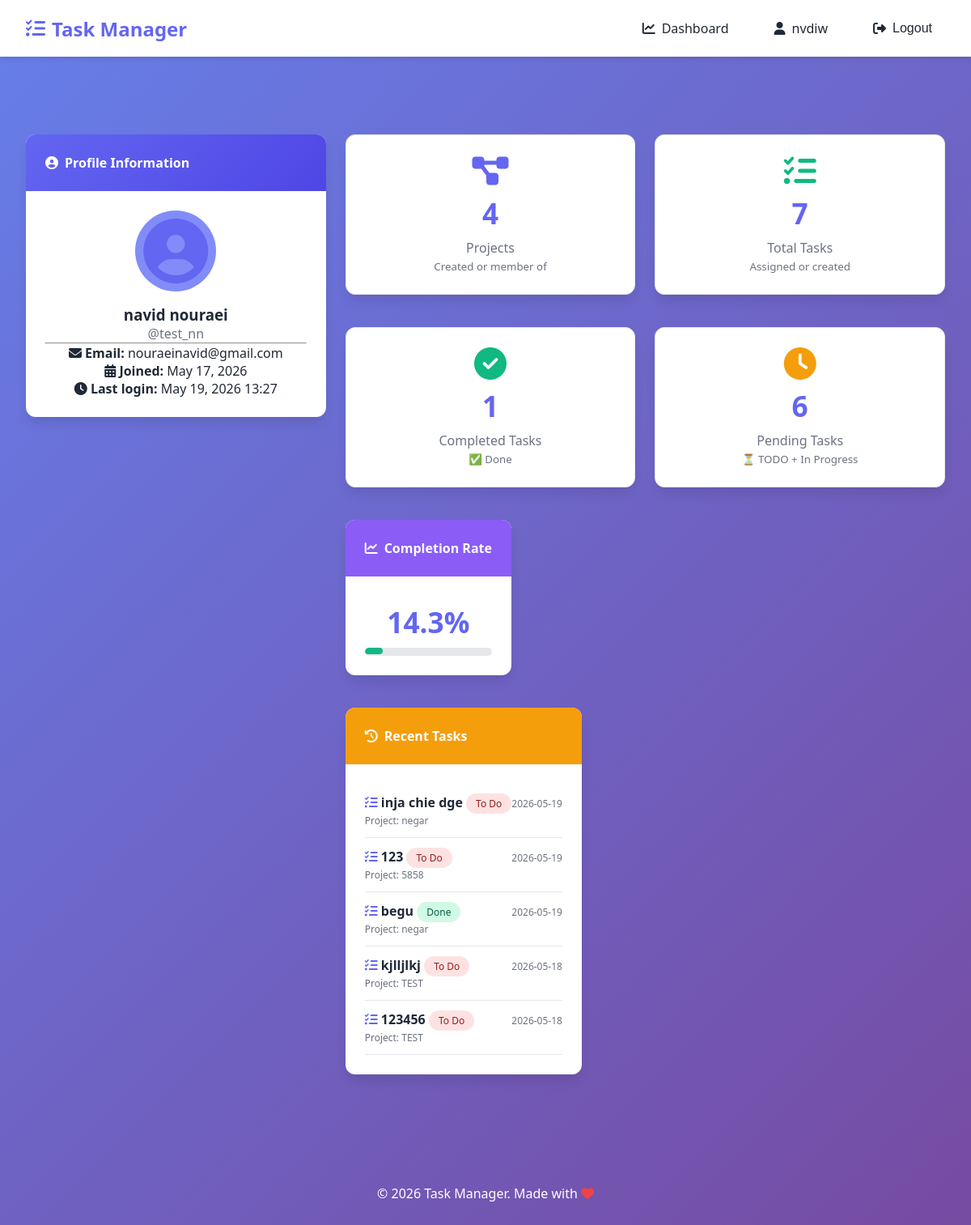
/accounts/profile/4/ (signed in), run on an earlier commit of the app's database.
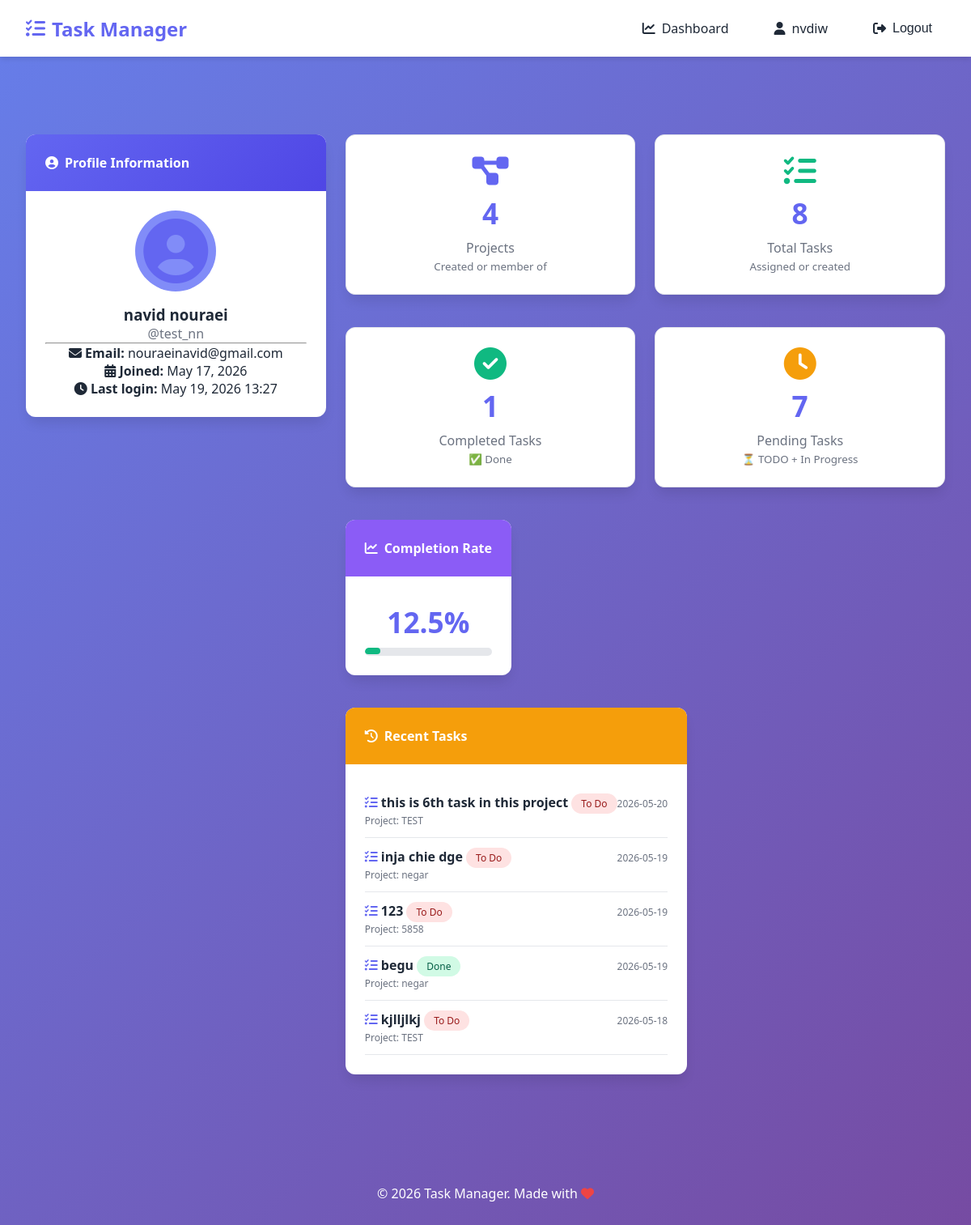
And on a later commit of the database.
### tasks/models.py (models this page shows, shortened)
class Task(models.Model):
    class Status(models.TextChoices):
        TODO = 'TODO', 'To Do'
        IN_PROGRESS = 'IN_PROGRESS', 'In Progress'
        DONE = 'DONE', 'Done'
    class Priority(models.TextChoices):
        LOW = 'LOW', 'Low'
        MEDIUM = 'MEDIUM', 'Medium'
        HIGH = 'HIGH', 'High'
        URGENT = 'URGENT', 'Urgent'
    title = models.CharField(max_length=200, verbose_name="Task Title")
    description = models.TextField(verbose_name="Description", blank=True)
    project = models.ForeignKey(
        Project,
        on_delete=models.CASCADE,
        related_name='tasks',
        verbose_name="Related Project"
    )
    assigned_to = models.ForeignKey(
        User,
        on_delete=models.SET_NULL,
        null=True,
        blank=True,
        related_name='assigned_tasks',
        verbose_name="Assigned To"
    )
    created_by = models.ForeignKey(
        User,
        on_delete=models.CASCADE,
        related_name='created_tasks',
        verbose_name="Created By"
    )
    status = models.CharField(
        max_length=20,
        choices=Status.choices,
        default=Status.TODO,
        verbose_name="Status"
    )
    priority = models.CharField(
        max_length=20,
        choices=Priority.choices,
        default=Priority.MEDIUM,
        verbose_name="Priority"
    )
    deadline = models.DateTimeField(
        null=True,
        blank=True,
        verbose_name="Deadline"
    )
    created_at = models.DateTimeField(auto_now_add=True, verbose_name="Created At")
    updated_at = models.DateTimeField(auto_now=True, verbose_name="Last Updated")
    class Meta:
        verbose_name = "Task"
        verbose_name_plural = "Tasks"
        ordering = ['-priority', 'deadline']

class Project(models.Model):
    title = models.CharField(max_length=200, verbose_name="Project Title")
    description = models.TextField(verbose_name="Description", blank=True)
    created_by = models.ForeignKey(
        User,
        on_delete=models.CASCADE,
        related_name='projects_created',
        verbose_name="Created By"
    )
    members = models.ManyToManyField(
        User,
        related_name='projects',
        blank=True,
        verbose_name="Team Members"
    )
    created_at = models.DateTimeField(auto_now_add=True, verbose_name="Created At")
    updated_at = models.DateTimeField(auto_now=True, verbose_name="Last Updated")
    class Meta:
        verbose_name = "Project"
        verbose_name_plural = "Projects"
        ordering = ['-created_at']

### accounts/views.py (the view)
# urls.py: path('profile/<int:user_id>/', views.profile_view, name='profile'),
@login_required
def profile_view(request, user_id):
    user = get_object_or_404(User, id=user_id)
    user_projects = Project.objects.filter(
        Q(members=user) | Q(created_by=user)
    ).distinct()
    user_projects_count = user_projects.count()
    user_tasks = Task.objects.filter(
        Q(assigned_to=user) | Q(created_by=user)
    ).distinct()
    user_total_tasks = user_tasks.count()
    user_completed_tasks = user_tasks.filter(status=Task.Status.DONE).count()
    user_pending_tasks = user_total_tasks - user_completed_tasks
    if user_total_tasks > 0:
        user_completion_rate = round((user_completed_tasks / user_total_tasks * 100), 1)
    else:
        user_completion_rate = 0
    recent_tasks = user_tasks.order_by('-created_at')[:5]
    context = {
        'profile_user': user,
        'user_projects_count': user_projects_count,
        'user_total_tasks': user_total_tasks,
        'user_completed_tasks': user_completed_tasks,
        'user_pending_tasks': user_pending_tasks,
        'user_completion_rate': user_completion_rate,
        'recent_tasks': recent_tasks,
    }
    return render(request, 'accounts/profile.html', context)

### templates/accounts/profile.html (shortened to what the changed rows need)
{% extends 'base.html' %}
{% load static %}
{% block content %}
<div class="row">
    <div class="col-md-8">
        <div class="row">
            <div class="col-md-6">
                <div class="card stat-card-hover">
                    <div class="card-body text-center">
                        <i class="fas fa-tasks" style="font-size: 2.5rem; color: #10b981;"></i>
                        <div class="stat-number">{{ user_total_tasks }}</div>
                        <p class="text-muted">Total Tasks</p>
                        <small class="text-muted">Assigned or created</small>
                    </div>
                </div>
            </div>
        </div>
        <div class="row mt-3">
            <div class="col-md-6">
                <div class="card stat-card-hover">
                    <div class="card-body text-center">
                        <i class="fas fa-clock" style="font-size: 2.5rem; color: #f59e0b;"></i>
                        <div class="stat-number">{{ user_pending_tasks }}</div>
                        <p class="text-muted">Pending Tasks</p>
                        <small class="text-muted">⏳ TODO + In Progress</small>
                    </div>
                </div>
            </div>
        </div>
        <div class="row mt-3">
            <div class="col-md-12">
                <div class="card">
                    <div class="card-body text-center">
                        <div class="stat-number">{{ user_completion_rate }}%</div>
                        <div class="progress mt-2">
                            <div class="progress-bar" style="width: {{ user_completion_rate }}%; background: #10b981; height: 8px; border-radius: 4px;"></div>
                        </div>
                    </div>
                </div>
            </div>
        </div>
        <div class="row mt-3">
            <div class="col-md-12">
                <div class="card">
                    <div class="card-body">
                        {% if recent_tasks %}
                            {% for task in recent_tasks %}
                                <div class="recent-task-item" style="padding: 0.75rem 0; border-bottom: 1px solid #e5e7eb;">
                                    <div class="d-flex justify-content-between align-items-center">
                                        <div>
                                            <i class="fas fa-tasks" style="color: #6366f1;"></i>
                                            <strong>{{ task.title }}</strong>
                                            <span class="badge status-{{ task.status|lower }}">{{ task.get_status_display }}</span>
                                        </div>
                                        <div class="text-muted small">{{ task.created_at|date:"Y-m-d" }}</div>
                                    </div>
                                    <div class="text-muted small mt-1">
                                        Project: {{ task.project.title }}
                                    </div>
                                </div>
                            {% endfor %}
                        {% else %}
                            <p class="text-muted text-center">No tasks yet</p>
                        {% endif %}
                    </div>
                </div>
            </div>
        </div>
    </div>
</div>
{% endblock %}

What changed in the data, as far as the page shows it:
no longer on this page (row unchanged): Task: title "123456", status "To Do", created_at "2026-05-18", project "TEST"
added Task: title "this is 6th task in this project", status "To Do", created_at "2026-05-20", project "TEST"
Also different on the page:
{{ user_total_tasks }}: "7" → "8"
{{ user_pending_tasks }}: "6" → "7"
{{ user_completion_rate }}: "14.3" → "12.5"
{{ user_completion_rate }}: 14.3 → 12.5 (drawn)
